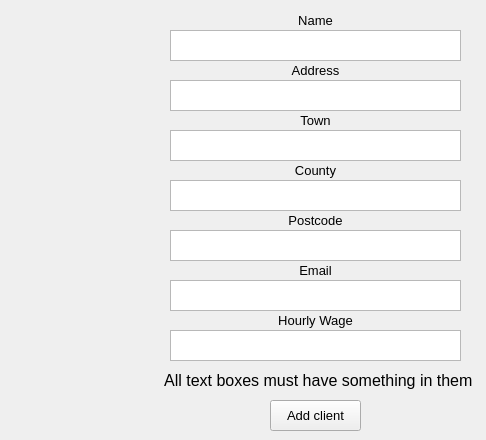
      <widget class="QWidget" name="page">
       <widget class="QLabel" name="label_7">
        <property name="geometry">
         <rect>
          <x>156</x>
          <y>370</y>
          <width>321</width>
          <height>21</height>
         </rect>
        </property>
        <property name="font">
         <font>
          <pointsize>12</pointsize>
         </font>
        </property>
        <property name="text">
         <string> All text boxes must have something in them</string>
        </property>
        <property name="alignment">
         <set>Qt::AlignCenter</set>
        </property>
       </widget>
       <widget class="QPushButton" name="add_client_btn">
        <property name="geometry">
         <rect>
          <x>270</x>
          <y>400</y>
          <width>91</width>
          <height>31</height>
         </rect>
        </property>
        <property name="font">
         <font>
          <pointsize>10</pointsize>
         </font>
        </property>
        <property name="text">
         <string>Add client</string>
        </property>
       </widget>
       <widget class="QLabel" name="label_5">
        <property name="geometry">
         <rect>
          <x>170</x>
          <y>60</y>
          <width>291</width>
          <height>20</height>
         </rect>
        </property>
        <property name="font">
         <font>
          <pointsize>10</pointsize>
         </font>
        </property>
        <property name="text">
         <string>Address</string>
        </property>
        <property name="alignment">
         <set>Qt::AlignCenter</set>
        </property>
       </widget>
       <widget class="QTextEdit" name="full_name_txt">
        <property name="geometry">
         <rect>
          <x>170</x>
          <y>30</y>
          <width>291</width>
          <height>31</height>
         </rect>
        </property>
        <property name="html">
         <string>&lt;!DOCTYPE HTML PUBLIC &quot;-//W3C//DTD HTML 4.0//EN&quot; &quot;http://www.w3.org/TR/REC-html40/strict.dtd&quot;&gt;
&lt;html&gt;&lt;head&gt;&lt;meta name=&quot;qrichtext&quot; content=&quot;1&quot; /&gt;&lt;style type=&quot;text/css&quot;&gt;
p, li { white-space: pre-wrap; }
&lt;/style&gt;&lt;/head&gt;&lt;body style=&quot; font-family:'MS Shell Dlg 2'; font-size:8.25pt; font-weight:400; font-style:normal;&quot;&gt;
&lt;p style=&quot;-qt-paragraph-type:empty; margin-top:0px; margin-bottom:0px; margin-left:0px; margin-right:0px; -qt-block-indent:0; text-indent:0px;&quot;&gt;&lt;br /&gt;&lt;/p&gt;&lt;/body&gt;&lt;/html&gt;</string>
        </property>
       </widget>
       <widget class="QTextEdit" name="address_txt">
        <property name="geometry">
         <rect>
          <x>170</x>
          <y>80</y>
          <width>291</width>
          <height>31</height>
         </rect>
        </property>
        <property name="html">
         <string>&lt;!DOCTYPE HTML PUBLIC &quot;-//W3C//DTD HTML 4.0//EN&quot; &quot;http://www.w3.org/TR/REC-html40/strict.dtd&quot;&gt;
&lt;html&gt;&lt;head&gt;&lt;meta name=&quot;qrichtext&quot; content=&quot;1&quot; /&gt;&lt;style type=&quot;text/css&quot;&gt;
p, li { white-space: pre-wrap; }
&lt;/style&gt;&lt;/head&gt;&lt;body style=&quot; font-family:'MS Shell Dlg 2'; font-size:8.25pt; font-weight:400; font-style:normal;&quot;&gt;
&lt;p style=&quot;-qt-paragraph-type:empty; margin-top:0px; margin-bottom:0px; margin-left:0px; margin-right:0px; -qt-block-indent:0; text-indent:0px;&quot;&gt;&lt;br /&gt;&lt;/p&gt;&lt;/body&gt;&lt;/html&gt;</string>
        </property>
       </widget>
       <widget class="QLabel" name="label_4">
        <property name="geometry">
         <rect>
          <x>170</x>
          <y>10</y>
          <width>291</width>
          <height>20</height>
         </rect>
        </property>
        <property name="font">
         <font>
          <pointsize>10</pointsize>
         </font>
        </property>
        <property name="text">
         <string>Name</string>
        </property>
        <property name="alignment">
         <set>Qt::AlignCenter</set>
        </property>
       </widget>
       <widget class="QLabel" name="label_9">
        <property name="geometry">
         <rect>
          <x>170</x>
          <y>160</y>
          <width>291</width>
          <height>20</height>
         </rect>
        </property>
        <property name="font">
         <font>
          <pointsize>10</pointsize>
         </font>
        </property>
        <property name="text">
         <string>County</string>
        </property>
        <property name="alignment">
         <set>Qt::AlignCenter</set>
        </property>
       </widget>
       <widget class="QTextEdit" name="country_txt">
        <property name="geometry">
         <rect>
          <x>170</x>
          <y>180</y>
          <width>291</width>
          <height>31</height>
         </rect>
        </property>
        <property name="html">
         <string>&lt;!DOCTYPE HTML PUBLIC &quot;-//W3C//DTD HTML 4.0//EN&quot; &quot;http://www.w3.org/TR/REC-html40/strict.dtd&quot;&gt;
&lt;html&gt;&lt;head&gt;&lt;meta name=&quot;qrichtext&quot; content=&quot;1&quot; /&gt;&lt;style type=&quot;text/css&quot;&gt;
p, li { white-space: pre-wrap; }
&lt;/style&gt;&lt;/head&gt;&lt;body style=&quot; font-family:'MS Shell Dlg 2'; font-size:8.25pt; font-weight:400; font-style:normal;&quot;&gt;
&lt;p style=&quot;-qt-paragraph-type:empty; margin-top:0px; margin-bottom:0px; margin-left:0px; margin-right:0px; -qt-block-indent:0; text-indent:0px;&quot;&gt;&lt;br /&gt;&lt;/p&gt;&lt;/body&gt;&lt;/html&gt;</string>
        </property>
       </widget>
       <widget class="QLabel" name="label_6">
        <property name="geometry">
         <rect>
          <x>170</x>
          <y>110</y>
          <width>291</width>
          <height>20</height>
         </rect>
        </property>
        <property name="font">
         <font>
          <pointsize>10</pointsize>
         </font>
        </property>
        <property name="text">
         <string>Town</string>
        </property>
        <property name="alignment">
         <set>Qt::AlignCenter</set>
        </property>
       </widget>
       <widget class="QTextEdit" name="town_txt">
        <property name="geometry">
         <rect>
          <x>170</x>
          <y>130</y>
          <width>291</width>
          <height>31</height>
         </rect>
        </property>
        <property name="html">
         <string>&lt;!DOCTYPE HTML PUBLIC &quot;-//W3C//DTD HTML 4.0//EN&quot; &quot;http://www.w3.org/TR/REC-html40/strict.dtd&quot;&gt;
&lt;html&gt;&lt;head&gt;&lt;meta name=&quot;qrichtext&quot; content=&quot;1&quot; /&gt;&lt;style type=&quot;text/css&quot;&gt;
p, li { white-space: pre-wrap; }
&lt;/style&gt;&lt;/head&gt;&lt;body style=&quot; font-family:'MS Shell Dlg 2'; font-size:8.25pt; font-weight:400; font-style:normal;&quot;&gt;
&lt;p style=&quot;-qt-paragraph-type:empty; margin-top:0px; margin-bottom:0px; margin-left:0px; margin-right:0px; -qt-block-indent:0; text-indent:0px;&quot;&gt;&lt;br /&gt;&lt;/p&gt;&lt;/body&gt;&lt;/html&gt;</string>
        </property>
       </widget>
       <widget class="QTextEdit" name="postcode_txt">
        <property name="geometry">
         <rect>
          <x>170</x>
          <y>230</y>
          <width>291</width>
          <height>31</height>
         </rect>
        </property>
        <property name="html">
         <string>&lt;!DOCTYPE HTML PUBLIC &quot;-//W3C//DTD HTML 4.0//EN&quot; &quot;http://www.w3.org/TR/REC-html40/strict.dtd&quot;&gt;
&lt;html&gt;&lt;head&gt;&lt;meta name=&quot;qrichtext&quot; content=&quot;1&quot; /&gt;&lt;style type=&quot;text/css&quot;&gt;
p, li { white-space: pre-wrap; }
&lt;/style&gt;&lt;/head&gt;&lt;body style=&quot; font-family:'MS Shell Dlg 2'; font-size:8.25pt; font-weight:400; font-style:normal;&quot;&gt;
&lt;p style=&quot;-qt-paragraph-type:empty; margin-top:0px; margin-bottom:0px; margin-left:0px; margin-right:0px; -qt-block-indent:0; text-indent:0px;&quot;&gt;&lt;br /&gt;&lt;/p&gt;&lt;/body&gt;&lt;/html&gt;</string>
        </property>
       </widget>
       <widget class="QLabel" name="label_10">
        <property name="geometry">
         <rect>
          <x>170</x>
          <y>210</y>
          <width>291</width>
          <height>20</height>
         </rect>
        </property>
        <property name="font">
         <font>
          <pointsize>10</pointsize>
         </font>
        </property>
        <property name="text">
         <string>Postcode</string>
        </property>
        <property name="alignment">
         <set>Qt::AlignCenter</set>
        </property>
       </widget>
       <widget class="QLabel" name="label_11">
        <property name="geometry">
         <rect>
          <x>170</x>
          <y>260</y>
          <width>291</width>
          <height>20</height>
         </rect>
        </property>
        <property name="font">
         <font>
          <pointsize>10</pointsize>
         </font>
        </property>
        <property name="text">
         <string>Email</string>
        </property>
        <property name="alignment">
         <set>Qt::AlignCenter</set>
        </property>
       </widget>
       <widget class="QTextEdit" name="email_txt">
        <property name="geometry">
         <rect>
          <x>170</x>
          <y>280</y>
          <width>291</width>
          <height>31</height>
         </rect>
        </property>
        <property name="html">
         <string>&lt;!DOCTYPE HTML PUBLIC &quot;-//W3C//DTD HTML 4.0//EN&quot; &quot;http://www.w3.org/TR/REC-html40/strict.dtd&quot;&gt;
&lt;html&gt;&lt;head&gt;&lt;meta name=&quot;qrichtext&quot; content=&quot;1&quot; /&gt;&lt;style type=&quot;text/css&quot;&gt;
p, li { white-space: pre-wrap; }
&lt;/style&gt;&lt;/head&gt;&lt;body style=&quot; font-family:'MS Shell Dlg 2'; font-size:8.25pt; font-weight:400; font-style:normal;&quot;&gt;
&lt;p style=&quot;-qt-paragraph-type:empty; margin-top:0px; margin-bottom:0px; margin-left:0px; margin-right:0px; -qt-block-indent:0; text-indent:0px;&quot;&gt;&lt;br /&gt;&lt;/p&gt;&lt;/body&gt;&lt;/html&gt;</string>
        </property>
       </widget>
       <widget class="QTextEdit" name="wage_txt">
        <property name="geometry">
         <rect>
          <x>170</x>
          <y>330</y>
          <width>291</width>
          <height>31</height>
         </rect>
        </property>
        <property name="html">
         <string>&lt;!DOCTYPE HTML PUBLIC &quot;-//W3C//DTD HTML 4.0//EN&quot; &quot;http://www.w3.org/TR/REC-html40/strict.dtd&quot;&gt;
&lt;html&gt;&lt;head&gt;&lt;meta name=&quot;qrichtext&quot; content=&quot;1&quot; /&gt;&lt;style type=&quot;text/css&quot;&gt;
p, li { white-space: pre-wrap; }
&lt;/style&gt;&lt;/head&gt;&lt;body style=&quot; font-family:'MS Shell Dlg 2'; font-size:8.25pt; font-weight:400; font-style:normal;&quot;&gt;
&lt;p style=&quot;-qt-paragraph-type:empty; margin-top:0px; margin-bottom:0px; margin-left:0px; margin-right:0px; -qt-block-indent:0; text-indent:0px;&quot;&gt;&lt;br /&gt;&lt;/p&gt;&lt;/body&gt;&lt;/html&gt;</string>
        </property>
       </widget>
       <widget class="QLabel" name="label_17">
        <property name="geometry">
         <rect>
          <x>170</x>
          <y>310</y>
          <width>291</width>
          <height>20</height>
         </rect>
        </property>
        <property name="font">
         <font>
          <pointsize>10</pointsize>
         </font>
        </property>
        <property name="text">
         <string>Hourly Wage</string>
        </property>
        <property name="alignment">
         <set>Qt::AlignCenter</set>
        </property>
       </widget>
      </widget>
